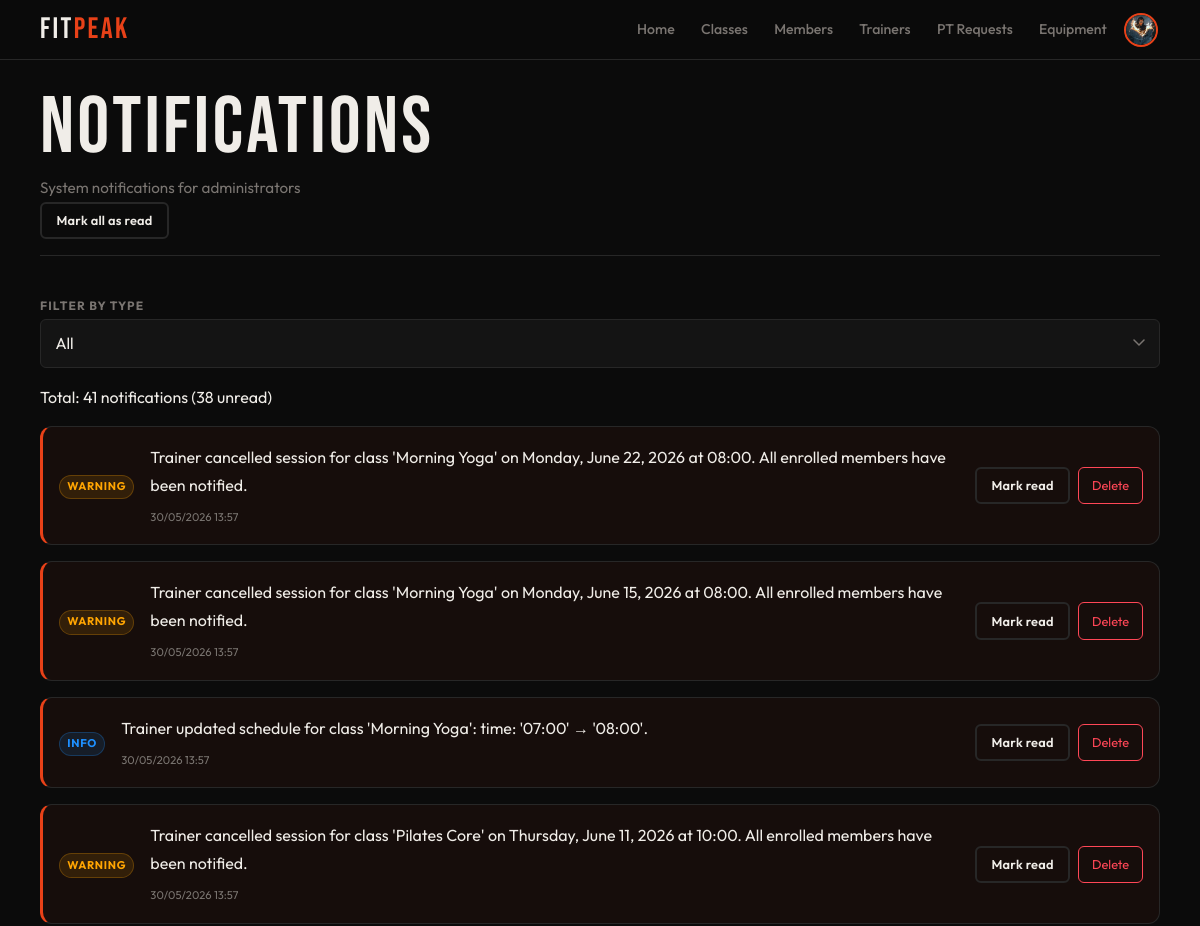
Before: /admin/notifications.php (signed in, upper part) with the older database file.
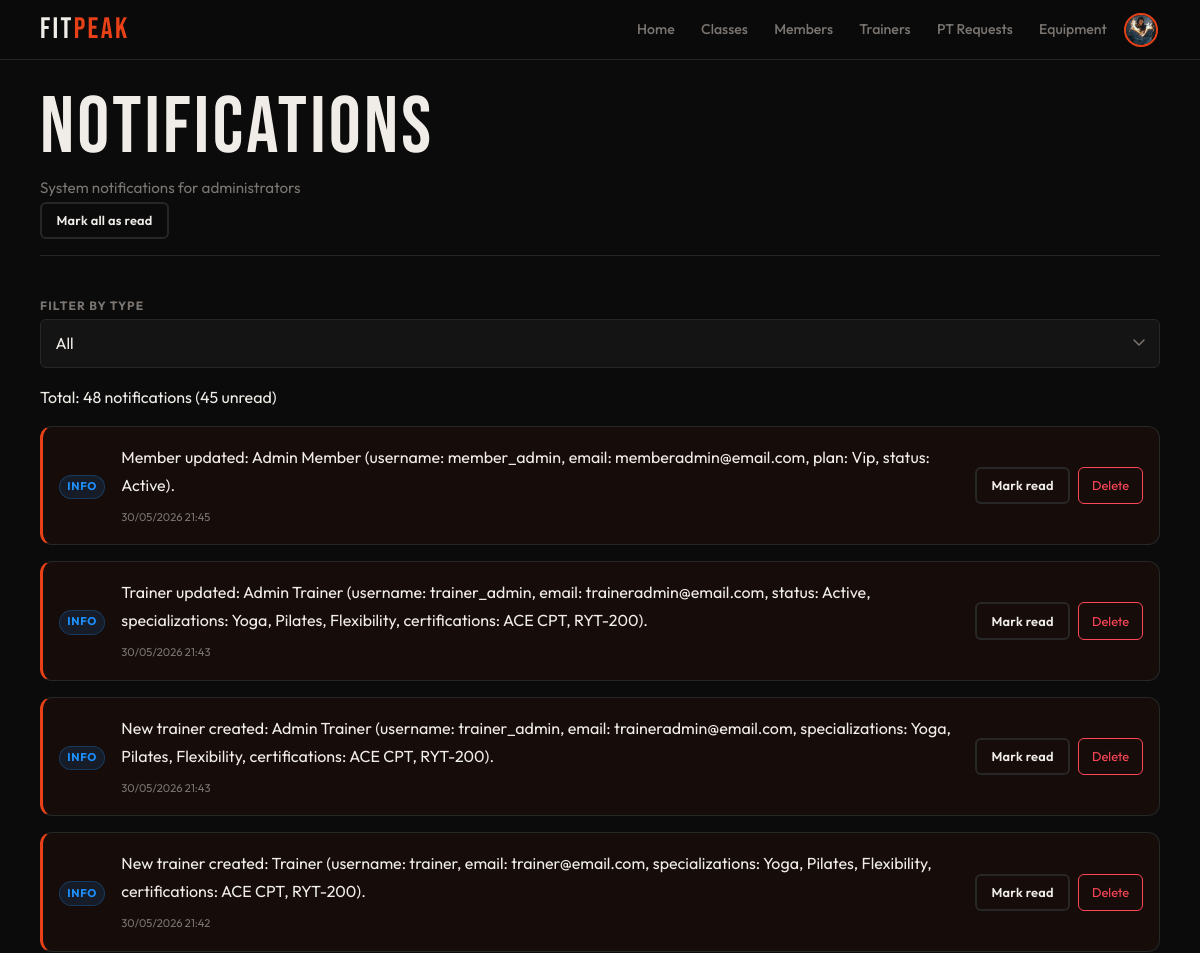
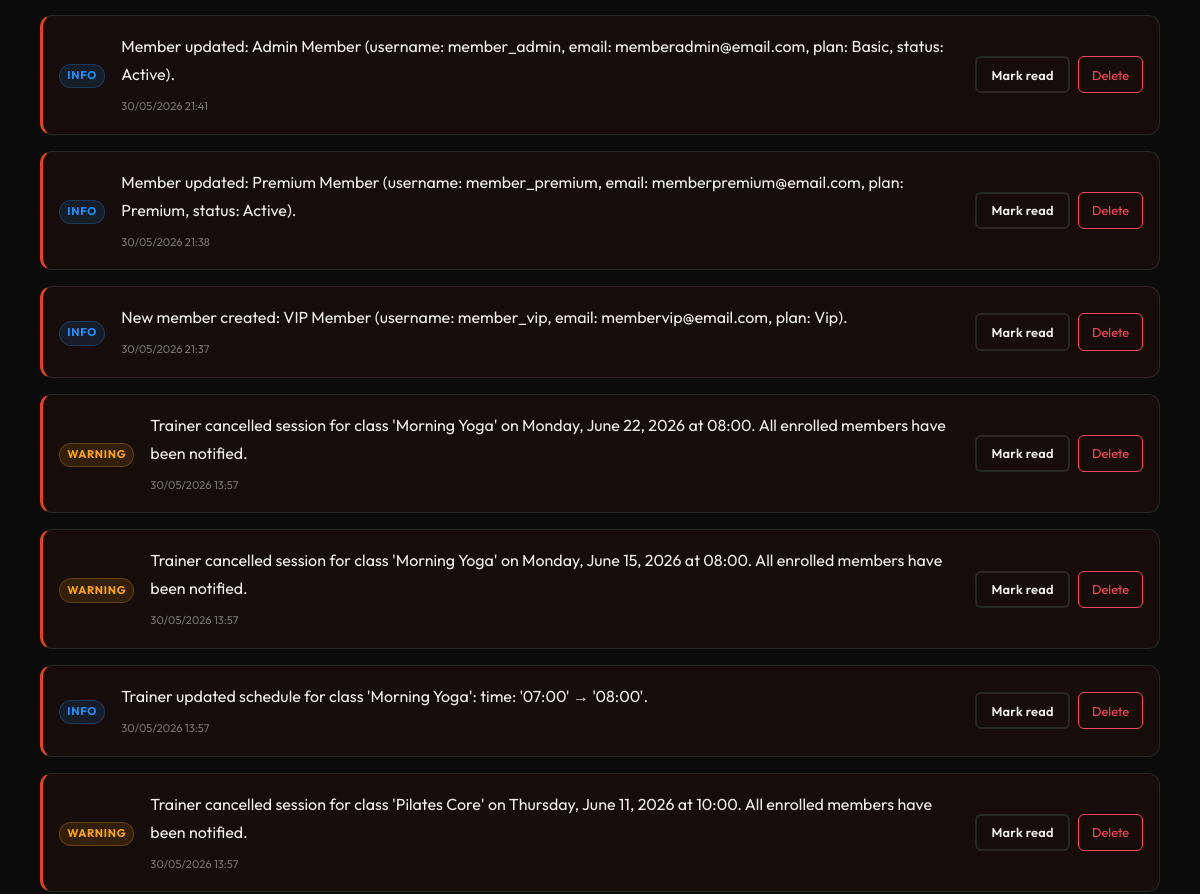
After: the same page with the newer database file (2 pictures, top to bottom).
### tables this page shows
CREATE TABLE notifications (
    id                   INTEGER  PRIMARY KEY AUTOINCREMENT,
    user_id              INTEGER  DEFAULT NULL,
    target_role          TEXT     DEFAULT NULL,
    scope                TEXT     NOT NULL
                                  DEFAULT 'personal',
    title                TEXT,
    message              TEXT     NOT NULL,
    notification_type_id INTEGER  NOT NULL,
    created_at           DATETIME DEFAULT CURRENT_TIMESTAMP,
    FOREIGN KEY (
        user_id
    )
    REFERENCES users (id) ON DELETE CASCADE,
    FOREIGN KEY (
        notification_type_id
    )
    REFERENCES notification_types (id) 
);

### db/notifications.php (called while the page is built, shortened)
<?php
function getCurrentNotificationUserId(): ?int
{
    return isset($_SESSION['user_id']) ? (int) $_SESSION['user_id'] : null;
}
function getCurrentNotificationRole(): ?string
{
    return $_SESSION['active_role'] ?? $_SESSION['role'] ?? null;
}
function getNotifications(PDO $pdo, ...$args): array
{
    $userId = getCurrentNotificationUserId();
    $role = getCurrentNotificationRole();
    $limit = 100;
    $offset = 0;
    $excludePersonal = false;
    if (
        count($args) >= 2 &&
        is_numeric($args[0]) &&
        is_string($args[1]) &&
        in_array($args[1], ['admin', 'member', 'trainer', 'all'], true)
    ) {
        $userId = (int) $args[0];
        $role = $args[1];
        $limit = isset($args[2]) ? (int) $args[2] : 100;
        $offset = isset($args[3]) ? (int) $args[3] : 0;
        $typeFilter = $args[4] ?? 'all';
    } else {
        $limit = isset($args[0]) ? (int) $args[0] : 100;
        $offset = isset($args[1]) ? (int) $args[1] : 0;
        $typeFilter = $args[2] ?? 'all';
        $excludePersonal = (bool)($args[3] ?? false);
    }
    $sql = "
        SELECT
            n.*,
            COALESCE(nt.label, 'Info') AS type_label,
            COALESCE(nt.css_class, 'info') AS css_class,
            COALESCE(nt.icon, 'bell') AS icon,
            CASE
                WHEN nr.id IS NOT NULL THEN 1
                ELSE 0
            END AS is_read
        FROM notifications n
        LEFT JOIN notification_types nt
            ON nt.id = n.notification_type_id
        LEFT JOIN notification_reads nr
            ON nr.notification_id = n.id
            AND nr.user_id = ?
        WHERE
            (
                n.user_id = ?
                OR n.target_role = ?
                OR n.target_role = 'all'
            )
    ";
    $params = [
        $userId,
        $userId,
        $role
    ];
    $sql .= "
        ORDER BY n.created_at DESC
        LIMIT ?
        OFFSET ?
    ";
    $params[] = $limit;
    $params[] = $offset;
    $stmt = $pdo->prepare($sql);
    $stmt->execute($params);
    $rows = $stmt->fetchAll(PDO::FETCH_ASSOC);
    return $rows;
}
function getTotalCountForUser(PDO $pdo, int $userId, string $role, string $typeFilter = 'all'): int
{
    $sql = "
        SELECT COUNT(DISTINCT n.id)
        FROM notifications n
        LEFT JOIN notification_types nt
            ON nt.id = n.notification_type_id
        WHERE
            (
                n.user_id = ?
                OR n.target_role = ?
                OR n.target_role = 'all'
            )
    ";
    $params = [
        $userId,
        $role
    ];
    $stmt = $pdo->prepare($sql);
    $stmt->execute($params);
    return (int) $stmt->fetchColumn();
}
function getUnreadCount(PDO $pdo, int $userId, string $role, string $typeFilter = 'all'): int
{
    $sql = "
        SELECT COUNT(DISTINCT n.id)
        FROM notifications n
        LEFT JOIN notification_reads nr
            ON nr.notification_id = n.id
            AND nr.user_id = ?
        LEFT JOIN notification_types nt
            ON nt.id = n.notification_type_id
        WHERE
            nr.id IS NULL
            AND (
                n.user_id = ?
                OR n.target_role = ?
                OR n.target_role = 'all'
            )
    ";
    $params = [
        $userId,
        $userId,
        $role
    ];
    $stmt = $pdo->prepare($sql);
    $stmt->execute($params);
    return (int) $stmt->fetchColumn();
}

### template/notifications.php (the view, shortened to what the changed rows need)
<?php
function output_notifications_list($notifications) {
    ?>
    <div class="notifications-list">
        <?php foreach ($notifications as $notif): ?>
            <div class="notification-item <?= $notif['is_read'] ? 'read' : 'unread' ?>" data-id="<?= $notif['id'] ?>">
                <div class="notification-icon">
                    <span class="badge badge-<?= htmlspecialchars($notif['css_class']) ?>">
                        <?= htmlspecialchars($notif['type_label']) ?>
                    </span>
                </div>
                <div class="notification-content">
                    <p><?= htmlspecialchars($notif['message']) ?></p>
                    <small class="notification-date"><?= date('d/m/Y H:i', strtotime($notif['created_at'])) ?></small>
                </div>
                <div class="notification-actions">
                    <?php if (!$notif['is_read']): ?>
                        <button class="mark-read-btn secondary-button btn-sm" data-id="<?= $notif['id'] ?>">Mark read</button>
                    <?php endif; ?>
                    <button class="delete-notif-btn danger-button btn-sm" data-id="<?= $notif['id'] ?>">Delete</button>
                </div>
            </div>
        <?php endforeach; ?>
    </div>
    <?php
}
    ?>

### admin/notifications.php (shortened to what the changed rows need)
<?php
require_once '../includes/header.php';
require_once '../includes/footer.php';
require_once '../db/notifications.php';
require_once '../template/notifications.php';
$pdo = getDatabaseConnection();
$filter = $_GET['filter'] ?? 'all';
$userId = (int)($_SESSION['user_id'] ?? 0);
$role = $_SESSION['active_role'] ?? $_SESSION['role'] ?? 'admin';
$notifications = getNotifications(
    $pdo,
    $userId,
    $role,
    100,
    0,
    $filter
);
$userId = (int) $_SESSION['user_id'];
$role = $_SESSION['active_role'] ?? $_SESSION['role'] ?? 'admin';
$totalCount = getTotalCountForUser($pdo, $userId, $role, $filter);
$unreadCount = getUnreadCount($pdo, $userId, $role, $filter);
?>
<link rel="stylesheet" href="../css/pages/form.css">
<main class="main">
    <div class="container">
        <header class="page-header">
            <div class="page-header-row">
                <div>
                    <h1>Notifications</h1>
                </div>
            </div>
        </header>
        <div class="results-bar" id = "summary-bar">
            <p class="results-count">
                Total: <?= (int)$totalCount ?> notifications (<?= (int)$unreadCount ?> unread)
            </p>
        </div>
        <?php output_notifications_list($notifications); ?>
    </div>
</main>

Changed rows visible on the page:
added notifications: type_label "INFO", message "Member updated: Admin Member (username: member_admin, email: memberadmin@email.com, plan: Vip, status: Active).", created_at "30/05/2026 21:45"
added notifications: type_label "INFO", message "Trainer updated: Admin Trainer (username: trainer_admin, email: traineradmin@email.com, status: Active, specializations: Yoga, Pilates, Flexibility, certifications: ACE CPT, RYT-200).", created_at "30/05/2026 21:43"
added notifications: type_label "INFO", message "New trainer created: Admin Trainer (username: trainer_admin, email: traineradmin@email.com, specializations: Yoga, Pilates, Flexibility, certifications: ACE CPT, RYT-200).", created_at "30/05/2026 21:43"
added notifications: type_label "INFO", message "New trainer created: Trainer (username: trainer, email: trainer@email.com, specializations: Yoga, Pilates, Flexibility, certifications: ACE CPT, RYT-200).", created_at "30/05/2026 21:42"
added notifications: type_label "INFO", message "Member updated: Admin Member (username: member_admin, email: memberadmin@email.com, plan: Basic, status: Active).", created_at "30/05/2026 21:41"
added notifications: type_label "INFO", message "Member updated: Premium Member (username: member_premium, email: memberpremium@email.com, plan: Premium, status: Active).", created_at "30/05/2026 21:38"
added notifications: type_label "INFO", message "New member created: VIP Member (username: member_vip, email: membervip@email.com, plan: Vip).", created_at "30/05/2026 21:37"
Other visible differences:
$totalCount: "41" → "48"
$unreadCount: "38" → "45"
